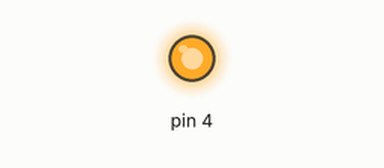
The sketch below on a simulated Arduino Uno, built with avr-gcc and run on an emulated ATmega328P. Shown: output pins drawn as LEDs (lit = HIGH).

Above: at 0.1 s.
Timing chart, 0 to 1.6 s (numbered marks = the images above):
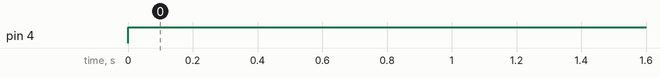

The sketch:

sketch_mar30b.ino
```cpp
#define pin2 PD4

void setup() {
  // put your setup code here, to run once:
  pinMode(pin2, OUTPUT);
}

void loop() {
  // put your main code here, to run repeatedly:
//  digitalWrite(pin2, LOW);
//  delay(2000);
  digitalWrite(pin2, HIGH);
  delay(2000);
}
```

Measured:
- by itself, pin 4: LOW → HIGH at 0.00 s
